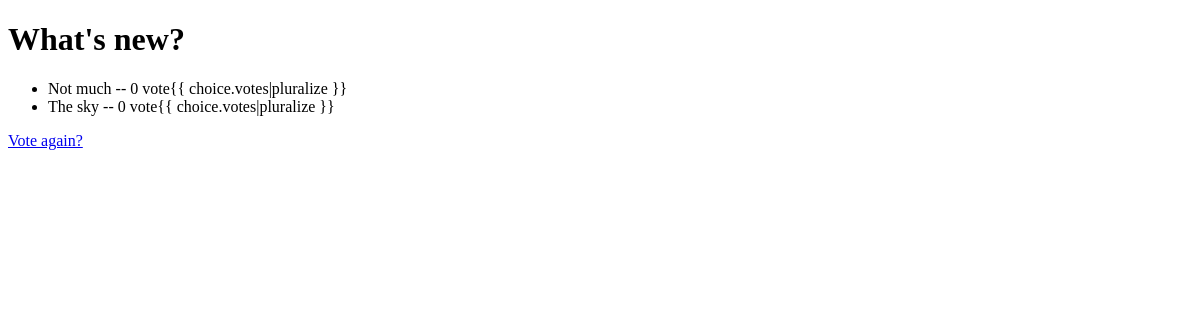
The app's page /polls/1/results/, older data.
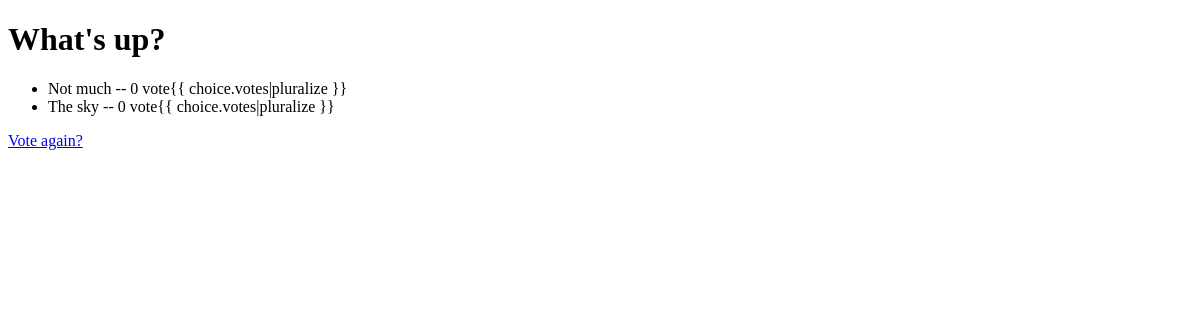
The same page, newer data.
### polls/models.py (models this page shows, shortened)
class Question(models.Model):
    question_text = models.CharField(max_length=200)
    pub_date = models.DateTimeField("date published")

### polls/views.py (the view)
# urls.py: path("<int:pk>/results/", views.ResultsView.as_view(), name="results"),
class ResultsView(generic.DetailView):
    model = Question
    template_name = "polls/results.html"

### polls/templates/polls/results.html (shortened to what this page needs)
<!DOCTYPE html>
<html lang="en">
  <head>
  </head>
  <body>
    <h1>{{ question.question_text }}</h1>
    <ul>
      {% for choice in question.choice_set.all %}
      <li>
        {{ choice.choice_text }} -- {{ choice.votes }} vote{{
        choice.votes|pluralize }}
      </li>
      {% endfor %}
    </ul>
    <a href="{% url 'polls:detail' question.id %}">Vote again?</a>
  </body>
</html>

Row changes from the older to the newer data that the page shows:
changed Question: question_text "What's new?" → "What's up?"
